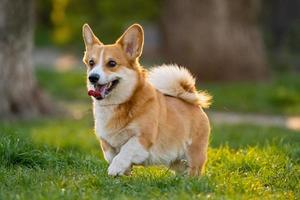
#> input picture open cv/photos/dog.jpg, 300 x 200 px
$ python read.py
#> lines starting #> are read from the running program, lines starting #| are printed output that depends on the picture
import cv2
import cv2 as cv

#reading image
img = cv.imread('./photos/dog.jpg' )
#> img is the input picture: shape (200, 300, 3); mean B, G, R 62.3, 109, 111.9
#img = cv.imread('./photos/dog.jpg' , 0 / 1 / -1 )
# 1 : loads a color image (Default)
# 0 : loads image in grayscale mode
# -1 : loads image as it is including alpha channel

#function to display the image in a new window :
cv.imshow('Dog' , img) #the first parameter is the name of the window and the second parameter
# is the name of the variable in which the image is stored.

cv.waitKey(0) #waits for a key to be pressed and 0 means it waits for infinite amount of time for a key to be pressed.
# the argument is the amount of time for which it waits for the image to disappear.

cv.destroyAllWindows()

# writing an image / saving an image
cv.imwrite('saved_pic.jpg' , img)
#first argument is the name of the file after saving and second argument is the variable in which the image is stored.

#reading video
capture = cv.VideoCapture(0) #the arguments will be 0,1,2,3 etc if we are using cameras connected to our pc
#0 : webcam
#1 : the first camera connected and so on....
#the argument will be a path of a video if we want to read a saved video.

while True :
    isTrue, frame = capture.read() # capture.frame() method reads the video frame by frame and
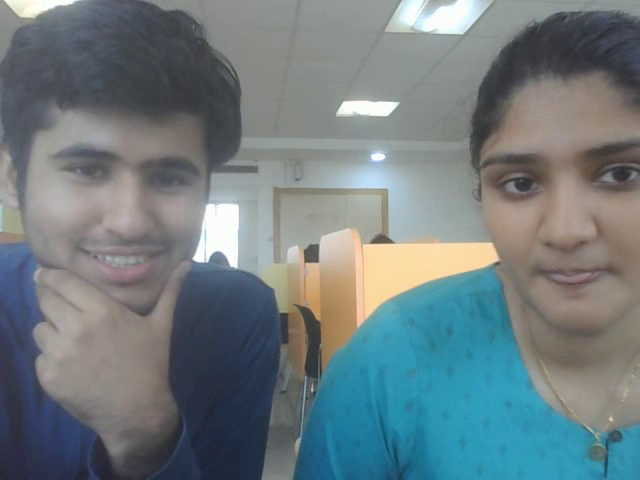
#> input picture frame 34 of open cv/output.avi, 640 x 480 px, given in place of the camera
#> frame is the input picture: shape (480, 640, 3); mean B, G, R 127.5, 124.3, 111.6
    # returns the frame and isTrue which is a boolean variable which tells whether the video has been read or not.

    cv.imshow('Video' , frame) # to display an indivisual frame of the video

    if cv.waitKey(1) & 0xFF==ord('q') : #in this waitKey if w give 0 as a parameter then on every click
        #it takes a screenshot and displays that. writing a another number like 1 or 20 would display it
        #as a live video
        # 0xFF==ord('q') means to stop the video we need to press the letter q
#> (key q is pressed here)
        break # to stop the video from playing for ever.

capture.release() # releasing the capture variable
cv.destroyAllWindows()

# after the video gets completed it throws an error which means that
#opencv could not find a video/photo at the path mentioned now since the video got over
#but it is fine let that error come.


#reading video in grayscale form
capture = cv.VideoCapture(0) #the arguments will be 0,1,2,3 etc if we are using cameras connected to our pc
#0 : webcam
#1 : the first camera connected and so on....
#the argument will be a path of a video if we want to read a saved video.

while True :
    isTrue, frame = capture.read() # capture.frame() method reads the video frame by frame and
    # returns the frame and isTrue which is a boolean variable which tells whether the video has been read or not.

    gray = cv2.cvtColor(frame , cv2.COLOR_BGR2GRAY)
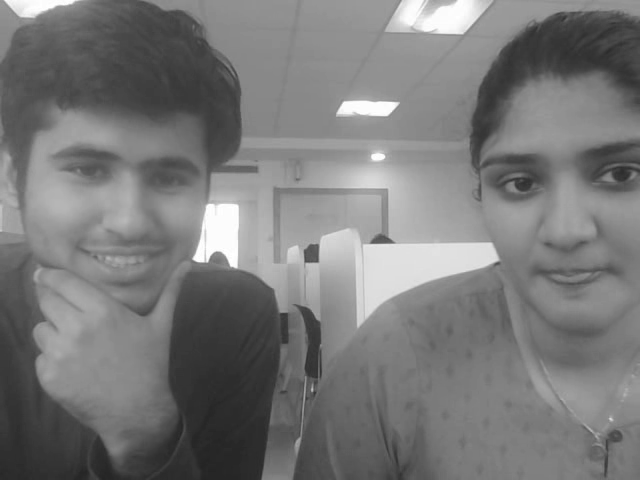
#> gray: shape (480, 640); min 36, max 255, mean 120.9
    cv.imshow('Video' , gray) # to display an indivisual frame of the video

    if cv.waitKey(1) & 0xFF==ord('q') : #in this waitKey if w give 0 as a parameter then on every click
        #it takes a screenshot and displays that. writing a another number like 1 or 20 would display it
        #as a live video
        # 0xFF==ord('q') means to stop the video we need to press the letter q
#> (key q is pressed here)
        break # to stop the video from playing for ever.

capture.release() # releasing the capture variable
cv.destroyAllWindows()

# video properties
capture = cv.VideoCapture(0)

# for capturing/saving a video
fourcc = cv2.VideoWriter_fourcc( * 'XVID')
out = cv2.VideoWriter('output.avi' , fourcc , 20.0 , (640,480))
#20 is the no of frames per second we want to capture
#(640,480) is the tuple which has the frame size which we want to capture

while True :
    isTrue, frame = capture.read()

    print(capture.get(cv2.CAP_PROP_FRAME_WIDTH)) # frame width
    print(capture.get(cv2.CAP_PROP_FRAME_HEIGHT)) # frame height

    out.write(frame) # for capturing/saving video

    cv.imshow('Video' , frame)

    if cv.waitKey(1) & 0xFF==ord('q') :
#> (key q is pressed here)
        break

capture.release()
cv.destroyAllWindows()
